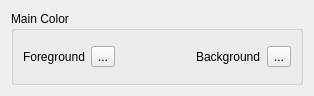
<?xml version="1.0" encoding="UTF-8"?>
<ui version="4.0">
 <class>MainColorForm</class>
 <widget class="QWidget" name="MainColorForm">
  <property name="geometry">
   <rect>
    <x>0</x>
    <y>0</y>
    <width>314</width>
    <height>96</height>
   </rect>
  </property>
  <property name="windowTitle">
   <string>Form</string>
  </property>
  <layout class="QGridLayout" name="gridLayout_2">
   <item row="1" column="0">
    <widget class="QGroupBox" name="groupBox">
     <property name="title">
      <string>Main Color</string>
     </property>
     <layout class="QGridLayout" name="gridLayout">
      <item row="0" column="0">
       <layout class="QHBoxLayout" name="horizontalLayout">
        <item>
         <widget class="QLabel" name="label">
          <property name="text">
           <string>Foreground</string>
          </property>
         </widget>
        </item>
        <item>
         <widget class="QToolButton" name="colorButton">
          <property name="toolTip">
           <string>foreground color</string>
          </property>
          <property name="text">
           <string>...</string>
          </property>
         </widget>
        </item>
        <item>
         <spacer name="horizontalSpacer">
          <property name="orientation">
           <enum>Qt::Horizontal</enum>
          </property>
          <property name="sizeHint" stdset="0">
           <size>
            <width>40</width>
            <height>20</height>
           </size>
          </property>
         </spacer>
        </item>
        <item>
         <widget class="QLabel" name="label_2">
          <property name="text">
           <string>Background</string>
          </property>
         </widget>
        </item>
        <item>
         <widget class="QToolButton" name="backgroundColorButton">
          <property name="toolTip">
           <string>background color</string>
          </property>
          <property name="text">
           <string>...</string>
          </property>
         </widget>
        </item>
       </layout>
      </item>
     </layout>
    </widget>
   </item>
  </layout>
 </widget>
 <resources/>
 <connections/>
</ui>
